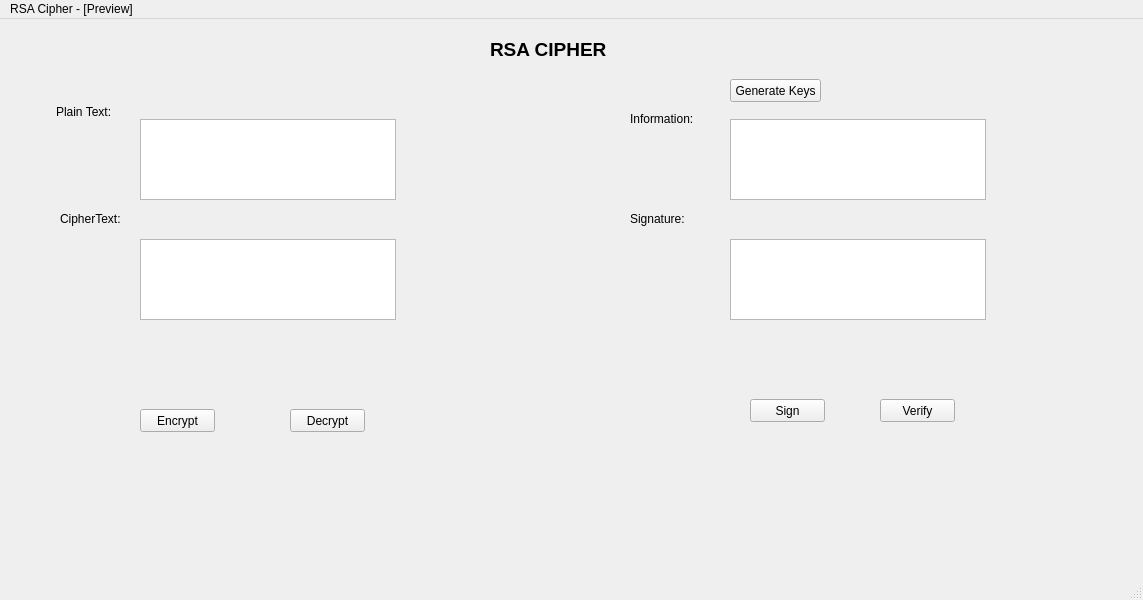
<?xml version="1.0" encoding="UTF-8"?>
<ui version="4.0">
 <class>MainWindow</class>
 <widget class="QMainWindow" name="MainWindow">
  <property name="geometry">
   <rect>
    <x>0</x>
    <y>0</y>
    <width>1143</width>
    <height>600</height>
   </rect>
  </property>
  <property name="windowTitle">
   <string>MainWindow</string>
  </property>
  <widget class="QWidget" name="centralwidget">
   <widget class="QPushButton" name="pushButton">
    <property name="geometry">
     <rect>
      <x>140</x>
      <y>390</y>
      <width>75</width>
      <height>23</height>
     </rect>
    </property>
    <property name="text">
     <string>Encrypt</string>
    </property>
   </widget>
   <widget class="QLabel" name="label">
    <property name="geometry">
     <rect>
      <x>56</x>
      <y>83</y>
      <width>61</width>
      <height>20</height>
     </rect>
    </property>
    <property name="text">
     <string>Plain Text:</string>
    </property>
   </widget>
   <widget class="QLabel" name="label_2">
    <property name="geometry">
     <rect>
      <x>60</x>
      <y>190</y>
      <width>81</width>
      <height>20</height>
     </rect>
    </property>
    <property name="text">
     <string>CipherText:</string>
    </property>
   </widget>
   <widget class="QLabel" name="label_3">
    <property name="geometry">
     <rect>
      <x>630</x>
      <y>90</y>
      <width>71</width>
      <height>20</height>
     </rect>
    </property>
    <property name="text">
     <string>Information:</string>
    </property>
   </widget>
   <widget class="QLabel" name="label_4">
    <property name="geometry">
     <rect>
      <x>630</x>
      <y>190</y>
      <width>81</width>
      <height>20</height>
     </rect>
    </property>
    <property name="text">
     <string>Signature:</string>
    </property>
   </widget>
   <widget class="QTextBrowser" name="textBrowser">
    <property name="geometry">
     <rect>
      <x>140</x>
      <y>100</y>
      <width>256</width>
      <height>81</height>
     </rect>
    </property>
   </widget>
   <widget class="QTextBrowser" name="textBrowser_2">
    <property name="geometry">
     <rect>
      <x>730</x>
      <y>100</y>
      <width>256</width>
      <height>81</height>
     </rect>
    </property>
   </widget>
   <widget class="QTextBrowser" name="textBrowser_3">
    <property name="geometry">
     <rect>
      <x>140</x>
      <y>220</y>
      <width>256</width>
      <height>81</height>
     </rect>
    </property>
   </widget>
   <widget class="QTextBrowser" name="textBrowser_4">
    <property name="geometry">
     <rect>
      <x>730</x>
      <y>220</y>
      <width>256</width>
      <height>81</height>
     </rect>
    </property>
   </widget>
   <widget class="QPushButton" name="pushButton_2">
    <property name="geometry">
     <rect>
      <x>290</x>
      <y>390</y>
      <width>75</width>
      <height>23</height>
     </rect>
    </property>
    <property name="text">
     <string>Decrypt</string>
    </property>
   </widget>
   <widget class="QPushButton" name="pushButton_3">
    <property name="geometry">
     <rect>
      <x>750</x>
      <y>380</y>
      <width>75</width>
      <height>23</height>
     </rect>
    </property>
    <property name="text">
     <string>Sign</string>
    </property>
   </widget>
   <widget class="QPushButton" name="pushButton_4">
    <property name="geometry">
     <rect>
      <x>880</x>
      <y>380</y>
      <width>75</width>
      <height>23</height>
     </rect>
    </property>
    <property name="text">
     <string>Verify</string>
    </property>
   </widget>
   <widget class="QLabel" name="label_5">
    <property name="geometry">
     <rect>
      <x>490</x>
      <y>10</y>
      <width>191</width>
      <height>41</height>
     </rect>
    </property>
    <property name="text">
     <string>&lt;html&gt;&lt;head/&gt;&lt;body&gt;&lt;p&gt;&lt;span style=&quot; font-size:14pt; font-weight:600;&quot;&gt;RSA CIPHER&lt;/span&gt;&lt;/p&gt;&lt;/body&gt;&lt;/html&gt;</string>
    </property>
   </widget>
   <widget class="QPushButton" name="pushButton_5">
    <property name="geometry">
     <rect>
      <x>730</x>
      <y>60</y>
      <width>91</width>
      <height>23</height>
     </rect>
    </property>
    <property name="text">
     <string>Generate Keys</string>
    </property>
   </widget>
  </widget>
  <widget class="QMenuBar" name="menubar">
   <property name="geometry">
    <rect>
     <x>0</x>
     <y>0</y>
     <width>1143</width>
     <height>21</height>
    </rect>
   </property>
   <widget class="QMenu" name="menuRSA_Cipher_Preview">
    <property name="title">
     <string>RSA Cipher - [Preview]</string>
    </property>
   </widget>
   <addaction name="menuRSA_Cipher_Preview"/>
  </widget>
  <widget class="QStatusBar" name="statusbar"/>
 </widget>
 <resources/>
 <connections/>
</ui>
